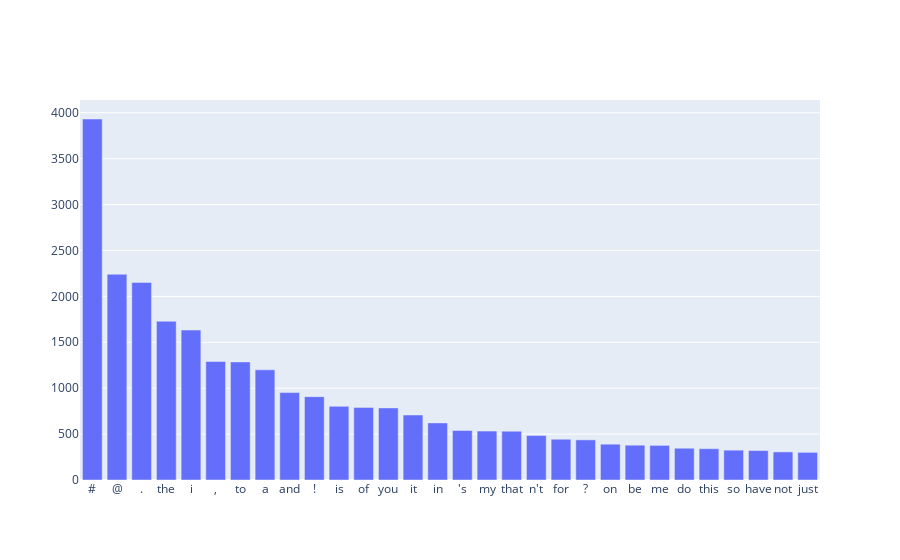

Here is the notebook cell this chart was saved with:
### Code cell
sort_index=np.argsort(word_freq)   #array index sort in small~big
reverse_index=np.flip(sort_index)         #reverse array index

x=[]
y=[]
for i in reverse_index[:30]:
    x.append(all_feat.get_feature_names()[i])
    y.append(word_freq[i])

import plotly.graph_objs as go
#import matplotlib.pyplot as plt
#plt.figure(figsize=(10,5))
#plt.bar(x,y)
layout = go.Layout(xaxis=dict(type='category'))     #layout setting for int-like string in X, such as '00', '0000'
fig = go.Figure(data=plotdata,layout=layout)            #  plotly see it as integer, so we need layout setting
fig.show()
#plt.show()

### Figure 1 — Plotly figure (JSON) as saved in the notebook; plotly's stock layout.template omitted (floating-point values rounded to 4 significant figures)
{"data": [{"type": "bar", "x": ["#", "@", ".", "the", "i", ",", "to", "a", "and", "!", "is", "of", "you", "it", "in", "'s", "my", "that", "n't", "for", "?", "on", "be", "me", "do", "this", "so", "have", "not", "just"], "y": [3932, 2241, 2152, 1729, 1633, 1291, 1286, 1200, 952, 908, 802, 791, 785, 708, 622, 539, 533, 532, 484, 444, 437, 390, 379, 377, 346, 341, 325, 321, 306, 301]}], "layout": {"xaxis": {"type": "category"}}}
